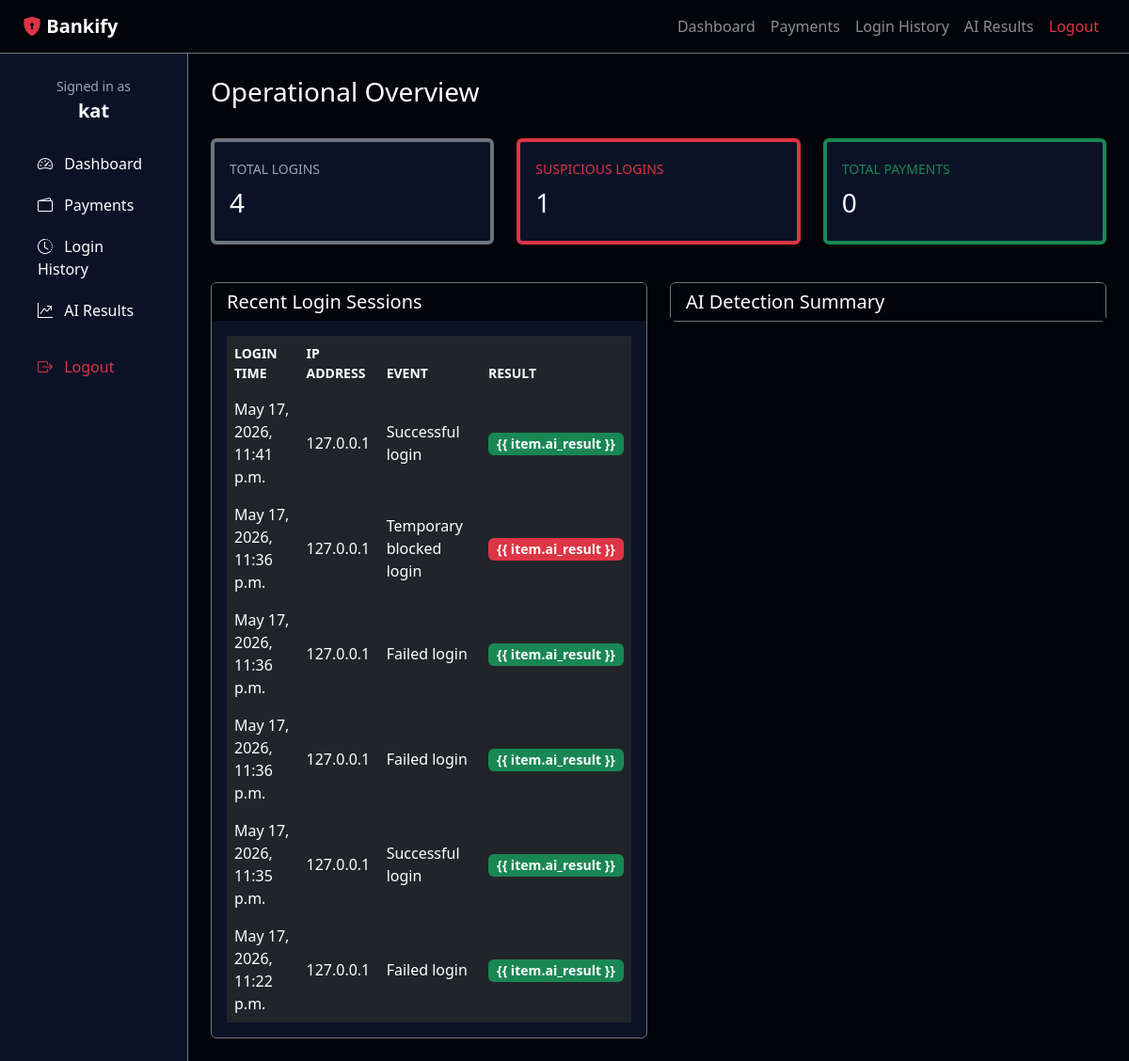
/dashboard/ (signed in), run on the app's committed database.
### accounts/models.py (models this page shows, shortened)
class LoginHistory(models.Model):
    EVENT_TYPES = [
        ('SUCCESS', 'Successful login'),
        ('AI_BLOCKED', 'AI blocked login'),
        ('FAILED', 'Failed login'),
        ('TEMP_BLOCKED', 'Temporary blocked login'),
    ]
    user = models.ForeignKey(User, on_delete=models.CASCADE)
    ip_address = models.CharField(max_length=45)
    country = models.CharField(max_length=100, default='Unknown')
    login_time = models.DateTimeField()
    failed_attempts = models.PositiveIntegerField(default=0)
    event_type = models.CharField(
        max_length=20,
        choices=EVENT_TYPES,
        default='SUCCESS',
    )
    blocked_until = models.DateTimeField(null=True, blank=True)
    ai_result = models.CharField(
        max_length=20,
        choices=[
            ('Normal Login', 'Normal Login'),
            ('Suspicious Login', 'Suspicious Login'),
        ],
        default='Normal Login',
    )
    class Meta:
        ordering = ['-login_time']

### accounts/views.py (the view)
# urls.py: path('dashboard/', dashboard_view, name='dashboard'),
@login_required
def dashboard_view(request):
    total_logins = LoginHistory.objects.filter(
        user=request.user,
        event_type='SUCCESS',
    ).count()
    suspicious_logins = LoginHistory.objects.filter(
        user=request.user,
        event_type__in=['AI_BLOCKED', 'TEMP_BLOCKED'],
    ).count()
    total_payments = Payment.objects.filter(user=request.user).count()
    latest_logins = LoginHistory.objects.filter(user=request.user)[:6]
    return render(
        request,
        'accounts/dashboard.html',
        {
            'total_logins': total_logins,
            'suspicious_logins': suspicious_logins,
            'total_payments': total_payments,
            'latest_logins': latest_logins,
        },
    )

### accounts/templates/accounts/dashboard.html
{% extends 'accounts/base.html' %}
{% block content %}
<div class="d-flex justify-content-between align-items-center mb-4">
    <div>
        <h1 class="h3 text-white">Operational Overview</h1>
    </div>
</div>
<div class="row gy-4">
    <div class="col-md-4">
        <div class="card bg-secondary bg-opacity-10 border-secondary border-start border-4 shadow-sm">
            <div class="card-body">
                <small class="text-uppercase text-secondary">Total Logins</small>
                <h3 class="mt-2 text-white">{{ total_logins }}</h3>
            </div>
        </div>
    </div>
    <div class="col-md-4">
        <div class="card bg-danger bg-opacity-10 border-danger border-start border-4 shadow-sm">
            <div class="card-body">
                <small class="text-uppercase text-danger">Suspicious Logins</small>
                <h3 class="mt-2 text-white">{{ suspicious_logins }}</h3>
            </div>
        </div>
    </div>
    <div class="col-md-4">
        <div class="card bg-success bg-opacity-10 border-success border-start border-4 shadow-sm">
            <div class="card-body">
                <small class="text-uppercase text-success">Total Payments</small>
                <h3 class="mt-2 text-white">{{ total_payments }}</h3>
            </div>
        </div>
    </div>
</div>
<div class="row gy-4 mt-3">
    <div class="col-xl-6">
        <div class="card bg-dark border-secondary shadow-sm">
            <div class="card-header border-0 bg-black text-white">
                <h5 class="mb-0">Recent Login Sessions</h5>
            </div>
            <div class="card-body">
                {% if latest_logins %}
                <div class="table-responsive">
                    <table class="table table-dark table-borderless align-middle mb-0">
                        <thead>
                            <tr class="text-secondary small text-uppercase">
                                <th>Login Time</th>
                                <th>IP Address</th>
                                <th>Event</th>
                                <th>Result</th>
                            </tr>
                        </thead>
                        <tbody>
                            {% for item in latest_logins %}
                            <tr>
                                <td>{{ item.login_time }}</td>
                                <td>{{ item.ip_address }}</td>
                                <td>{{ item.get_event_type_display }}</td>
                                <td>
                                    <span
                                        class="badge {% if item.ai_result == 'Suspicious Login' %}bg-danger{% else %}bg-success{% endif %}">{{
                                        item.ai_result }}</span>
                                </td>
                            </tr>
                            {% endfor %}
                        </tbody>
                    </table>
                </div>
                {% else %}
                <p class="text-muted">No login sessions available yet.</p>
                {% endif %}
            </div>
        </div>
    </div>
    <div class="col-xl-6">
        <div class="card bg-dark border-secondary shadow-sm">
            <div class="card-header border-0 bg-black text-white">
                <h5 class="mb-0">AI Detection Summary</h5>
            </div>
        </div>
    </div>
</div>
</div>
{% endblock %}

### accounts/templates/accounts/base.html (shortened to what this page needs)
{% load static %}
<!DOCTYPE html>
<html lang="en">
<head>
    <link rel="stylesheet" href="https://cdn.jsdelivr.net/npm/bootstrap@5.3.2/dist/css/bootstrap.min.css">
    <link rel="stylesheet" href="https://cdn.jsdelivr.net/npm/bootstrap-icons@1.10.5/font/bootstrap-icons.css">
    <link rel="stylesheet" href="{% static 'accounts/css/style.css' %}">
</head>
<body class="bg-black text-white">
    <nav class="navbar navbar-expand-lg navbar-dark bg-black shadow-sm border-bottom border-secondary">
        <div class="container-fluid px-4">
            <a class="navbar-brand fw-semibold" href="{% url 'home' %}">
                <i class="bi bi-shield-lock-fill text-danger"></i> Bankify
            </a>
            <div class="collapse navbar-collapse" id="topNavbar">
                <ul class="navbar-nav ms-auto mb-2 mb-lg-0">
                    {% if user.is_authenticated %}
                    <li class="nav-item"><a class="nav-link" href="{% url 'dashboard' %}">Dashboard</a></li>
                    <li class="nav-item"><a class="nav-link" href="{% url 'payments' %}">Payments</a></li>
                    <li class="nav-item"><a class="nav-link" href="{% url 'login_history' %}">Login History</a></li>
                    <li class="nav-item"><a class="nav-link" href="{% url 'ai_results' %}">AI Results</a></li>
                    <li class="nav-item"><a class="nav-link text-danger" href="{% url 'logout' %}">Logout</a></li>
                    {% else %}
                    <li class="nav-item"><a class="nav-link" href="{% url 'login' %}">Login</a></li>
                    <li class="nav-item"><a class="nav-link" href="{% url 'register' %}">Register</a></li>
                    {% endif %}
                </ul>
            </div>
        </div>
    </nav>
    <div class="container-fluid px-0">
        <div class="row g-0">
            {% if user.is_authenticated %}
            <aside class="col-lg-3 col-xl-2 bg-dark sidebar p-4 border-end border-secondary d-none d-lg-block">
                <div class="mb-4 text-center">
                    <p class="mb-1 text-secondary small">Signed in as</p>
                    <h5 class="fw-bold text-white">{{ request.user.username }}</h5>
                </div>
                <nav class="nav flex-column">
                    <a class="nav-link text-white py-2 mb-1 rounded-3" href="{% url 'dashboard' %}">
                        <i class="bi bi-speedometer2 me-2"></i> Dashboard
                    </a>
                    <a class="nav-link text-white py-2 mb-1 rounded-3" href="{% url 'payments' %}">
                        <i class="bi bi-wallet2 me-2"></i> Payments
                    </a>
                    <a class="nav-link text-white py-2 mb-1 rounded-3" href="{% url 'login_history' %}">
                        <i class="bi bi-clock-history me-2"></i> Login History
                    </a>
                    <a class="nav-link text-white py-2 mb-1 rounded-3" href="{% url 'ai_results' %}">
                        <i class="bi bi-graph-up-arrow me-2"></i> AI Results
                    </a>
                    <a class="nav-link text-danger py-2 mt-3 rounded-3" href="{% url 'logout' %}">
                        <i class="bi bi-box-arrow-right me-2"></i> Logout
                    </a>
                </nav>
            </aside>
            <main class="col-lg-9 col-xl-10 main-content p-4">
                {% else %}
                <main class="col-12 p-4">
                    {% endif %}
                    {% block content %}{% endblock %}
        </div>
</body>
</html>

### accounts/static/accounts/css/style.css (style rules this page uses)
body { background: #080b17; color: #dee2e6; min-height: 100vh; }
.navbar, .sidebar, .card, .auth-card { background: #0b1226 !important; }
.sidebar { min-height: calc(100vh - 56px); }
.sidebar .nav-link { color: #cbd5e1; }
.main-content { min-height: calc(100vh - 56px); }
.table-dark th, .table-dark td { border-color: #1f2a44; }
.badge { font-size: 0.88rem; }
.card { border: 1px solid rgba(255, 255, 255, 0.08); }
.text-secondary { color: #9ca3af !important; }
.bg-black { background-color: #02040a !important; }

### data on the page
LoginHistory: login_time "May 17, 2026, 11:41 p.m.", ip_address "127.0.0.1", event_type "Successful login"
LoginHistory: login_time "May 17, 2026, 11:36 p.m.", ip_address "127.0.0.1", event_type "Temporary blocked login"
LoginHistory: login_time "May 17, 2026, 11:36 p.m.", ip_address "127.0.0.1", event_type "Failed login"
LoginHistory: login_time "May 17, 2026, 11:36 p.m.", ip_address "127.0.0.1", event_type "Failed login"
LoginHistory: login_time "May 17, 2026, 11:35 p.m.", ip_address "127.0.0.1", event_type "Successful login"
LoginHistory: login_time "May 17, 2026, 11:22 p.m.", ip_address "127.0.0.1", event_type "Failed login"

### other printed values
{{ request.user.username }} "kat"
{{ total_logins }} "4"
{{ suspicious_logins }} "1"
{{ total_payments }} "0"
